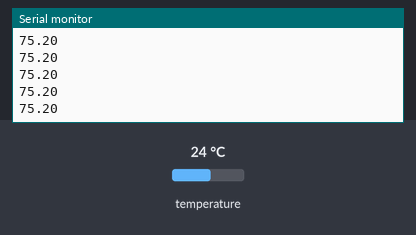
A sketch run on a simulated Arduino Uno, built with avr-gcc and run on an emulated ATmega328P. Shown: the last lines printed to the serial monitor. The inputs (shaded band) are chosen by the test bench; at power-on: temperature 24 °C.

Above: at 1.2 s.
1.3 s: temperature set to 12 °C
At 2.1 s:
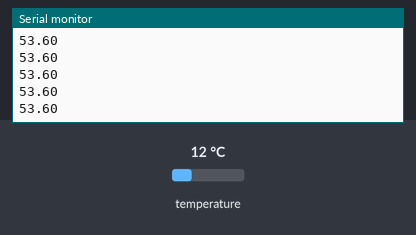
2.8 s: temperature set to 19 °C
At 3.7 s:
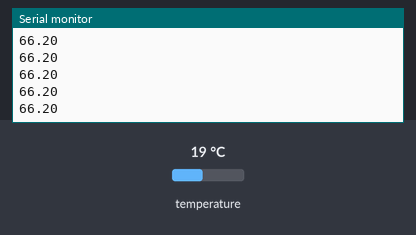
Timing chart, 0 to 5.8 s (numbered marks = the images above; inputs shaded):
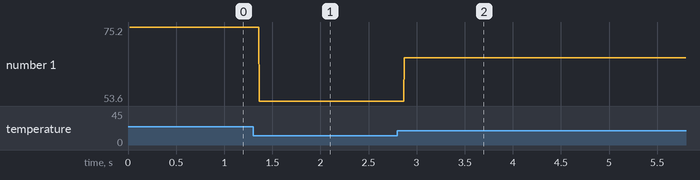

The sketch:

test.ino
```cpp
#include <OneWire.h>

// DS18S20 Temperature chip i/o
OneWire ds(10);  // on pin 10
byte addr[8];

void setup(void) {
  // initialize inputs/outputs
  // start serial port
  Serial.begin(9600);

  while ( !ds.search(addr)) {
      Serial.print("No more addresses.\n");
      ds.reset_search();
  }
}

void loop(void) {
  int temp = 0;
  byte *pTemp = (byte*)&temp;
  bool negative = false;
  int tf_100;


  if ( OneWire::crc8( addr, 7) != addr[7]) {
      Serial.print("CRC is not valid!\n");
      return;
  }

  ds.reset();
  ds.select(addr);
  ds.write(0x44);         // start conversion

  //delay(1000);     // maybe 750ms is enough, maybe not
  // we might do a ds.depower() here, but the reset will take care of it.

  ds.reset();
  ds.select(addr);
  ds.write(0xBE);         // Read Scratchpad

  // we need the first 2 bytes
  for (byte i = 0; i < 2; i++)
    pTemp[i] = ds.read();

  negative = temp & 0x8000;  // test most sig bit
  if (negative) // negative
    temp = (temp ^ 0xffff) + 1; // 2's comp

  tf_100 = (11 * temp) + temp / 4 + 3200 + 0.5;    // multiply by (100 * 0.0625) or 6.25

  if (negative) // If its negative
     Serial.print("-");

  Serial.print(tf_100 / 100);
  Serial.print(".");
  if ((tf_100 % 100) < 10)
     Serial.print("0");
  Serial.println(tf_100 % 100);
}
```

Measured:
- after the input at 1.3 s, the serial monitor: prints a new line after 0.06 s (image 1)
- after the input at 2.8 s, the serial monitor: prints a new line after 0.07 s (image 2)
- plotted number 1: 75.2 → 53.6 after the input at 1.3 s, 53.6 → 66 after the input at 2.8 s
